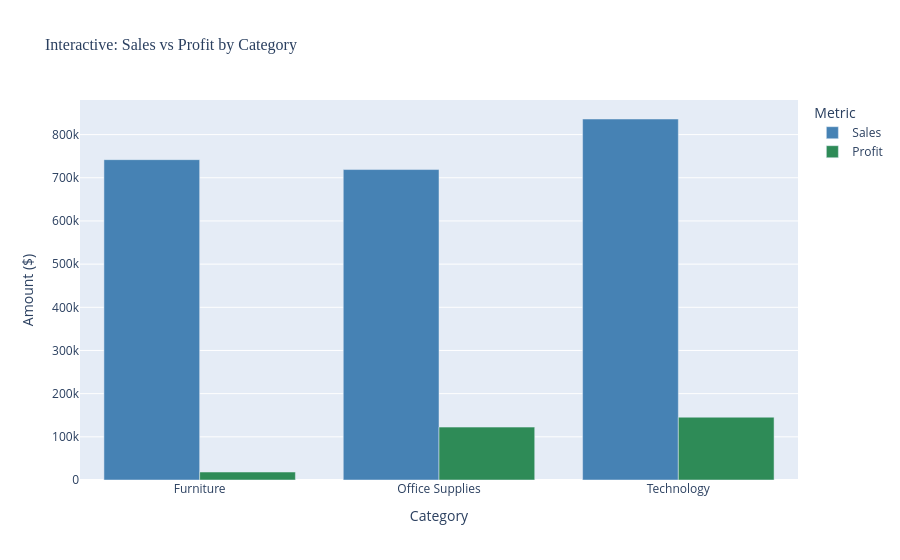

Here is the notebook cell this chart was saved with:
### Code cell
import plotly.express as px

category_summary_reset = df.groupby('Category')[['Sales', 'Profit']].sum().reset_index()

fig = px.bar(category_summary_reset, x='Category', y=['Sales', 'Profit'], 
             barmode='group', title='Interactive: Sales vs Profit by Category',
             labels={'value': 'Amount ($)', 'variable': 'Metric'},
             color_discrete_sequence=['steelblue', 'seagreen'])
fig.update_layout(title_font_size=16, title_font_family='Arial Black')
fig.show()

### Figure 1 — Plotly figure (JSON) as saved in the notebook; plotly's stock layout.template omitted (floating-point values rounded to 4 significant figures)
{"data": [{"alignmentgroup": "True", "hovertemplate": "Metric=Sales<br>Category=%{x}<br>Amount ($)=%{y}<extra></extra>", "legendgroup": "Sales", "marker": {"color": "steelblue", "pattern": {"shape": ""}}, "name": "Sales", "offsetgroup": "Sales", "orientation": "v", "showlegend": true, "textposition": "auto", "type": "bar", "x": ["Furniture", "Office Supplies", "Technology"], "xaxis": "x", "y": [742000.0, 719000.0, 836200.0], "yaxis": "y"}, {"alignmentgroup": "True", "hovertemplate": "Metric=Profit<br>Category=%{x}<br>Amount ($)=%{y}<extra></extra>", "legendgroup": "Profit", "marker": {"color": "seagreen", "pattern": {"shape": ""}}, "name": "Profit", "offsetgroup": "Profit", "orientation": "v", "showlegend": true, "textposition": "auto", "type": "bar", "x": ["Furniture", "Office Supplies", "Technology"], "xaxis": "x", "y": [18450.0, 122500.0, 145500.0], "yaxis": "y"}], "layout": {"barmode": "group", "legend": {"title": {"text": "Metric"}, "tracegroupgap": 0}, "title": {"font": {"family": "Arial Black", "size": 16}, "text": "Interactive: Sales vs Profit by Category"}, "xaxis": {"anchor": "y", "domain": [0, 1], "title": {"text": "Category"}}, "yaxis": {"anchor": "x", "domain": [0, 1], "title": {"text": "Amount ($)"}}}}
